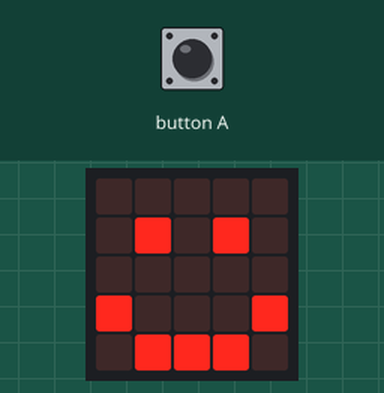
Bench run of a program on a simulated BBC micro:bit (MakeCode). Parts: the board's 5×5 LED display.

Above: at 0.1 s.
At 0.8 s:
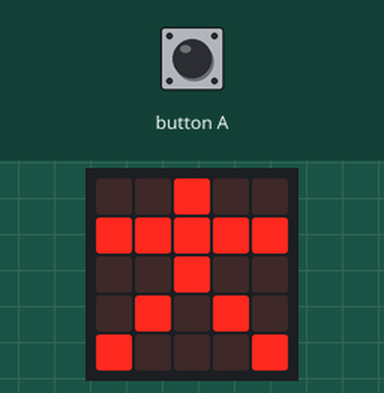
At 1.6 s:
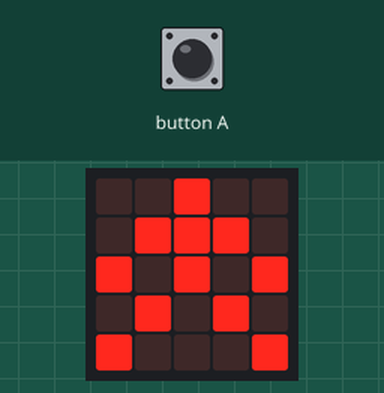
At 2.8 s:
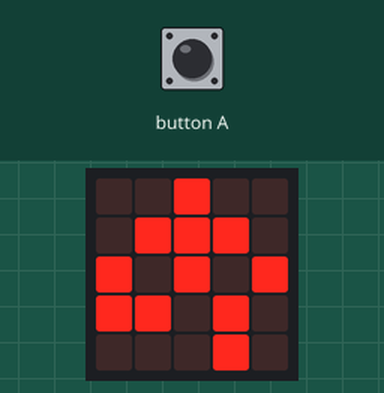
At 4.0 s:
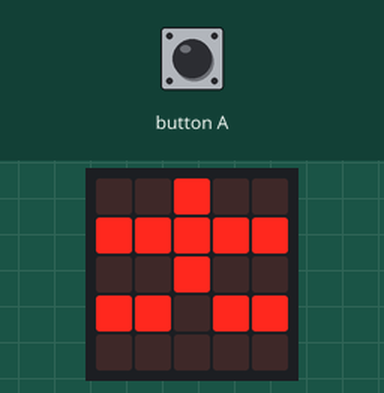
At 5.21 s:
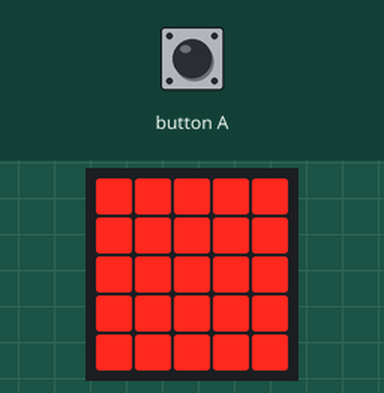

The program:

main.ts
```typescript
input.onButtonPressed(Button.A, function () {
    let myImage: Image = null
    myImage.showImage(0)
    basic.showNumber(0)
})
basic.showIcon(IconNames.Happy)
basic.forever(function () {
    basic.showLeds(`
        . . # . .
        # # # # #
        . . # . .
        . # . # .
        # . . . #
        `)
    basic.showLeds(`
        . . # . .
        . # # # #
        # . # . .
        . # . # .
        # . . . #
        `)
    basic.showLeds(`
        . . # . .
        . # # # .
        # . # . #
        . # . # .
        # . . . #
        `)
    basic.showLeds(`
        . . # . .
        . # # # .
        # . # . #
        . # . # .
        . # . . #
        `)
    basic.showLeds(`
        . . # . .
        . # # # .
        # . # . #
        . # . # .
        . # . # .
        `)
    basic.showLeds(`
        . . # . .
        . # # # .
        # . # . #
        # # . # .
        . . . # .
        `)
    basic.showLeds(`
        . . # . .
        . # # # .
        # . # . #
        # # . # #
        . . . . .
        `)
    basic.showLeds(`
        . . # . .
        . # # # #
        # . # . .
        # # . # #
        . . . . .
        `)
    basic.showLeds(`
        . . # . .
        # # # # #
        . . # . .
        # # . # #
        . . . . .
        `)
    basic.showLeds(`
        . . # . .
        # # # # .
        . . # . .
        # # # # #
        . . . . .
        `)
    basic.showLeds(`
        . . # . .
        . # # # .
        . . # . .
        # # # # #
        . . . . .
        `)
    basic.showLeds(`
        # # # # #
        # # # # #
        # # # # #
        # # # # #
        # # # # #
        `)
})
```

test.ts
```typescript
// 在此处测试；当此软件包作为插件使用时，将不会编译此软件包。
```

Measured:
- by itself, everything shown: repeats every 4.8 s, in 12 steps
- what the display in image 1 shows lasts 0.4 s, from 0.6 s to 1.0 s
